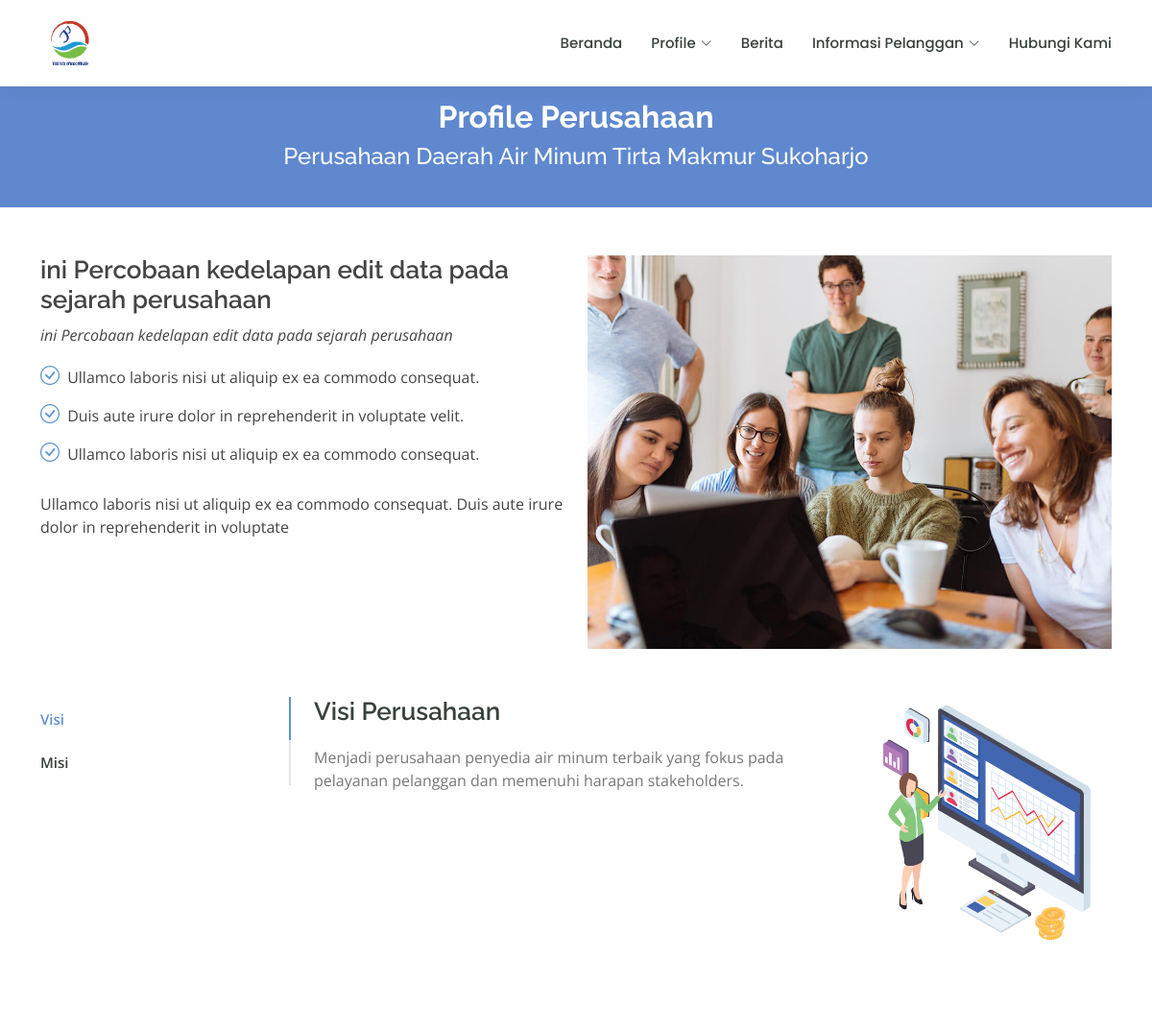
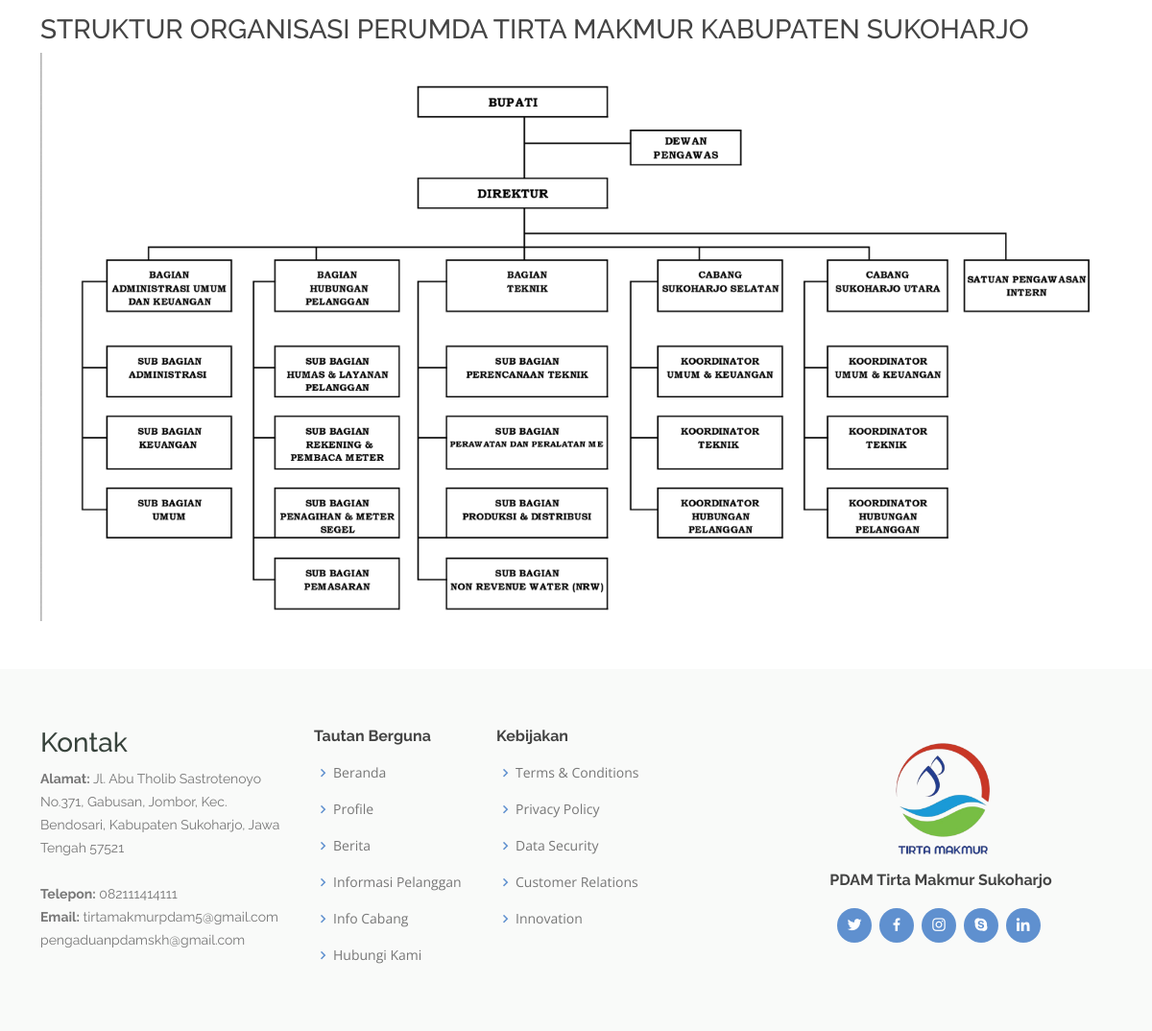
Page /about.php on the committed database (2 pictures, top to bottom).
### tables this page shows
CREATE TABLE `tb_profile` (
  `id` int(11) NOT NULL,
  `sejarah` text NOT NULL,
  `visi` text NOT NULL
);

### about.php (the view, shortened to what this page needs)
<?php
include('includes/header_frontend.php');
include('includes/navbar_frontend.php');
include('database/dbconfig.php');
$profile_query = "SELECT * FROM tb_profile WHERE id = 1";
$profile_result = mysqli_query($connection, $profile_query);
$profile_data = mysqli_fetch_assoc($profile_result);
?>
<main id="main">
    <div class="breadcrumbs" data-aos="fade-in">
      <div class="container">
        <h2><strong>Profile Perusahaan</strong></h2>
        <h4>Perusahaan Daerah Air Minum Tirta Makmur Sukoharjo</h4>
      </div>
    </div>
    <section id="about" class="about">
      <div class="container" data-aos="fade-up">
        <div class="row">
          <div class="col-lg-6 order-1 order-lg-2" data-aos="fade-left" data-aos-delay="100">
            <img src="assets/img/about.jpg" class="img-fluid" alt="">
          </div>
          <div class="col-lg-6 pt-4 pt-lg-0 order-2 order-lg-1 content">
            <h3><?php echo htmlspecialchars($profile_data['sejarah']); ?></h3>
            <p class="fst-italic">
              <?php echo nl2br(htmlspecialchars($profile_data['sejarah'])); ?>
            </p>
            <ul>
              <li><i class="bi bi-check-circle"></i> Ullamco laboris nisi ut aliquip ex ea commodo consequat.</li>
              <li><i class="bi bi-check-circle"></i> Duis aute irure dolor in reprehenderit in voluptate velit.</li>
              <li><i class="bi bi-check-circle"></i> Ullamco laboris nisi ut aliquip ex ea commodo consequat.</li>
            </ul>
            <p>
              Ullamco laboris nisi ut aliquip ex ea commodo consequat. Duis aute irure dolor in reprehenderit in voluptate
            </p>
          </div>
        </div>
      </div>
    </section>
    <section id="cource-details-tabs" class="cource-details-tabs">
      <div class="container" data-aos="fade-up">
        <div class="row">
          <div class="col-lg-3">
            <ul class="nav nav-tabs flex-column">
              <li class="nav-item">
                <strong><a class="nav-link active show" data-bs-toggle="tab" href="#tab-1">Visi</a></strong>
              </li>
              <li class="nav-item">
                <strong><a class="nav-link" data-bs-toggle="tab" href="#tab-2">Misi</a></strong>
              </li>
            </ul>
          </div>
          <div class="col-lg-9 mt-4 mt-lg-0">
            <div class="tab-content">
              <div class="tab-pane active show" id="tab-1">
                <div class="row">
                  <div class="col-lg-8 details order-2 order-lg-1">
                    <h3>Visi Perusahaan</h3>
                    <p><?php echo nl2br(htmlspecialchars($profile_data['visi'])); ?></p>
                  </div>
                  <div class="col-lg-4 text-center order-1 order-lg-2">
                    <img src="assets/img/course-details-tab-1.png" alt="" class="img-fluid">
                  </div>
                </div>
              </div>
            </div>
          </div>
        </div>
      </div>
    </section>
    <section id="struktur-organisasi" class="struktur-organisasi">
      <div class="container" data-aos="fade-up">
        <div class="row">
          <h3>STRUKTUR ORGANISASI PERUMDA TIRTA MAKMUR KABUPATEN SUKOHARJO</h3>
            <div class="col-lg-12 order-1 order-lg-2" data-aos="fade-left" data-aos-delay="100">
              <img src="uploads/Struktur organisasi.png" class="img-fluid" alt="Struktur Organisasi">
            </div>
        </div>
      </div>
    </section>
</main>
<?php
include('includes/footer_frontend.php');
?>

### frontend/assets/css/styles.css (style rules this page uses)
a { color: #517fda; text-decoration: none; }
h1, h2, h3, h4, h5, h6 { font-family: "Raleway", sans-serif; }
section { padding: 50px 0; overflow: hidden; }
.breadcrumbs { margin-top: 73px; text-align: center; background: #5f88cf; padding: 30px 0; color: #fff; }
.breadcrumbs h2 { font-size: 32px; font-weight: 500; }
.about .content h3 { font-weight: 600; font-size: 26px; }
.about .content ul { list-style: none; padding: 0; }
.about .content ul li { padding-bottom: 10px; }
.about .content ul i { font-size: 20px; padding-right: 4px; color: #5f95cf; }
.cource-details-tabs { overflow: hidden; padding-top: 0; }
.cource-details-tabs .nav-tabs { border: 0; }
.cource-details-tabs .nav-link { border: 0; padding: 12px 15px 12px 0; transition: 0.3s; color: #37423b; border-radius: 0; border-right: 2px solid #e2e7e4; font-weight: 600; font-size: 15px; }
.cource-details-tabs .nav-link.active { color: #5f91cf; border-color: #5f91cf; }
.cource-details-tabs .tab-pane.active { -webkit-animation: fadeIn 0.5s ease-out; animation: fadeIn 0.5s ease-out; }
.cource-details-tabs .details h3 { font-size: 26px; font-weight: 600; margin-bottom: 20px; color: #37423b; }
.cource-details-tabs .details p { color: #777777; }
.cource-details-tabs .details p:last-child { margin-bottom: 0; }

### rows in the picture
tb_profile: sejarah "ini Percobaan kedelapan edit data pada sejarah perusahaan", visi "Menjadi perusahaan penyedia air minum terbaik yang fokus pada pelayanan pelanggan dan memenuhi harapan stakeholders."
